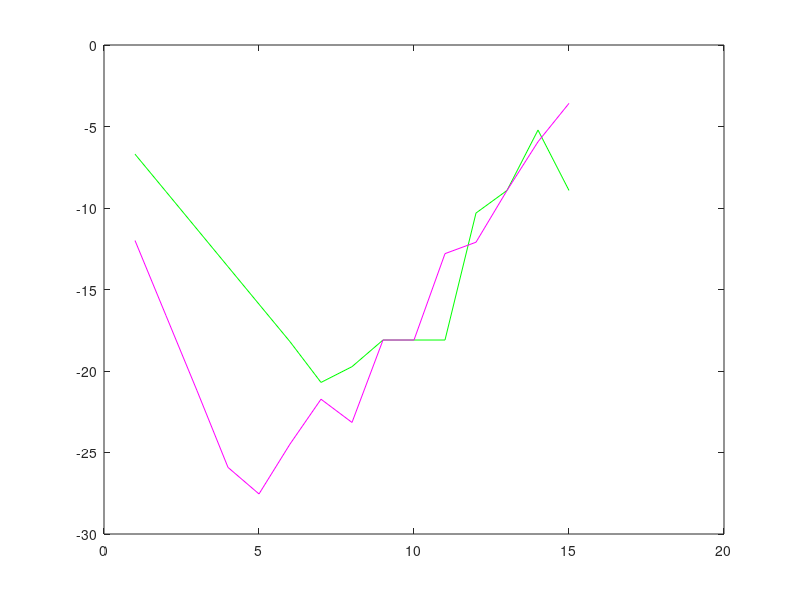

Write MATLAB code to recreate this figure.

%% aproximando con F1, apartado I
for k=1:1:15
h1=10^(-k);
df1(k)=((atan(sqrt(5)/5))-atan((sqrt(5)-h1)/5)) / h1 ;
end

a=1/6*ones(1,15); 
b=df1;      
errorabs1= abs(a-b)'


%%aproximando con F2, apartado II
for k=1:1:15
h2=10^(-k);
df2(k)=((atan((sqrt(5)+h2)/5))-atan((sqrt(5)-h2)/5)) / (2*h2) ;
end

a=1/6*ones(1,15); 
b=df2;      
errorabs2= abs(a-b)'


%% representacion de los dos errores
plot(1:15,log(errorabs1),'g',1:15,log(errorabs2),'m')
